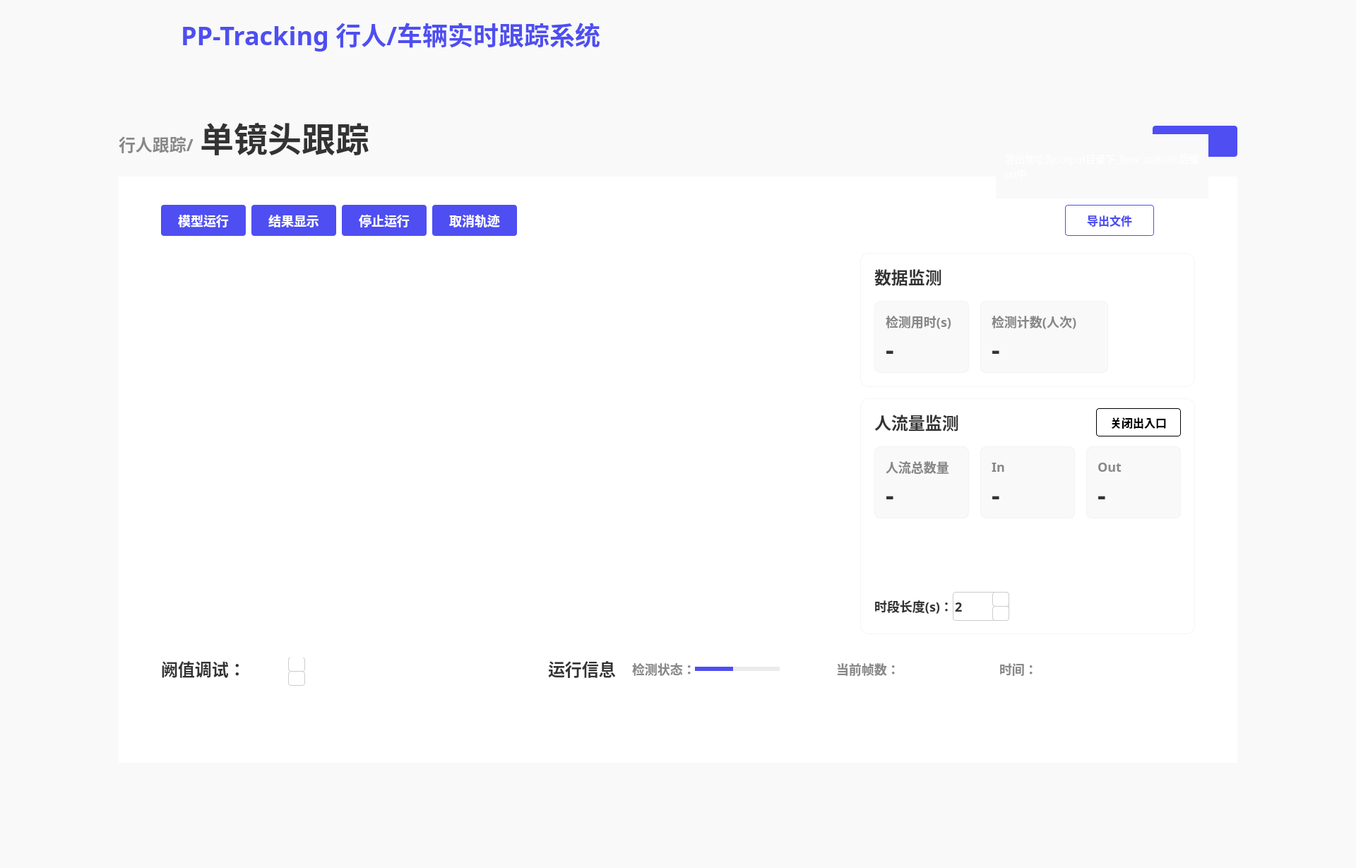
<?xml version="1.0" encoding="UTF-8"?>
<ui version="4.0">
 <class>MainWindow</class>
 <widget class="QMainWindow" name="MainWindow">
  <property name="geometry">
   <rect>
    <x>0</x>
    <y>0</y>
    <width>1920</width>
    <height>1229</height>
   </rect>
  </property>
  <property name="windowTitle">
   <string>MainWindow</string>
  </property>
  <widget class="QWidget" name="centralwidget">
   <property name="styleSheet">
    <string notr="true">QWidget{
background:#F9F9F9;
}</string>
   </property>
   <widget class="QLabel" name="label_2">
    <property name="geometry">
     <rect>
      <x>10</x>
      <y>10</y>
      <width>171</width>
      <height>81</height>
     </rect>
    </property>
    <property name="text">
     <string/>
    </property>
    <property name="pixmap">
     <pixmap resource="../firstSource.qrc">:/1/source/first/PP.PNG</pixmap>
    </property>
    <property name="scaledContents">
     <bool>true</bool>
    </property>
   </widget>
   <widget class="QLabel" name="label_3">
    <property name="geometry">
     <rect>
      <x>0</x>
      <y>0</y>
      <width>1920</width>
      <height>96</height>
     </rect>
    </property>
    <property name="styleSheet">
     <string notr="true">QLabel{
width: 1920px;
height: 96px;
background: #F9F9F9;
box-shadow: 0px 4px 0px 0px rgba(221, 221, 221, 0.3);
}</string>
    </property>
    <property name="text">
     <string/>
    </property>
   </widget>
   <widget class="QLabel" name="label">
    <property name="geometry">
     <rect>
      <x>0</x>
      <y>0</y>
      <width>212</width>
      <height>112</height>
     </rect>
    </property>
    <property name="styleSheet">
     <string notr="true">QLabel{
width: 212px;
height: 112px;
background: linear-gradient(270deg, #5453FF 0%, #553BD2 100%);
box-shadow: 0px 0px 20px 0px rgba(109, 80, 249, 0.4);
}</string>
    </property>
    <property name="text">
     <string/>
    </property>
    <property name="pixmap">
     <pixmap resource="../firstSource.qrc">:/1/source/first/1.PNG</pixmap>
    </property>
    <property name="scaledContents">
     <bool>true</bool>
    </property>
   </widget>
   <widget class="QLabel" name="label_4">
    <property name="geometry">
     <rect>
      <x>256</x>
      <y>22</y>
      <width>651</width>
      <height>52</height>
     </rect>
    </property>
    <property name="styleSheet">
     <string notr="true">QLabel{
width: 592px;
height: 52px;
font-size: 36px;
font-family: AlibabaPuHuiTi_2_75_SemiBold;
background: #F9F9F9;
color: #4E4EF2;
line-height: 52px;
font-weight: bold;
}</string>
    </property>
    <property name="text">
     <string>PP-Tracking 行人/车辆实时跟踪系统</string>
    </property>
   </widget>
   <widget class="QLabel" name="label_5">
    <property name="geometry">
     <rect>
      <x>168</x>
      <y>188</y>
      <width>121</width>
      <height>32</height>
     </rect>
    </property>
    <property name="styleSheet">
     <string notr="true">QLabel{
width: 107px;
height: 32px;
font-size: 24px;
font-family: AlibabaPuHuiTi_2_85_Bold;
color: #888888;
line-height: 32px;
font-weight:bold
}</string>
    </property>
    <property name="text">
     <string>行人跟踪/</string>
    </property>
   </widget>
   <widget class="QLabel" name="label_6">
    <property name="geometry">
     <rect>
      <x>283</x>
      <y>168</y>
      <width>251</width>
      <height>52</height>
     </rect>
    </property>
    <property name="styleSheet">
     <string notr="true">QLabel{
width: 237px;
height: 52px;
font-size: 48px;
font-family: AlibabaPuHuiTi_2_55_Regular;
color: #333333;
line-height: 52px;
font-weight:bold;
}</string>
    </property>
    <property name="text">
     <string>单镜头跟踪</string>
    </property>
   </widget>
   <widget class="QWidget" name="widget" native="true">
    <property name="geometry">
     <rect>
      <x>168</x>
      <y>250</y>
      <width>1584</width>
      <height>830</height>
     </rect>
    </property>
    <property name="layoutDirection">
     <enum>Qt::LeftToRight</enum>
    </property>
    <property name="styleSheet">
     <string notr="true">QWidget{
width: 1584px;
height: 830px;
background: #FFFFFF;
}</string>
    </property>
    <widget class="QPushButton" name="pushButton">
     <property name="geometry">
      <rect>
       <x>60</x>
       <y>40</y>
       <width>120</width>
       <height>44</height>
      </rect>
     </property>
     <property name="styleSheet">
      <string notr="true">QPushButton{
font-size: 18px;
font-family: AlibabaPuHuiTi_2_65_Medium;
color: #FFFFFF;	
line-height: 26px;

width: 120px;
height: 44px;
background: #4E4EF2;
border-radius: 4px;
font-weight: bold;
}

QPushButton:hover{
width: 120px;
height: 44px;
background: rgba(78, 78, 242, 204);
border-radius: 4px;
opacity: 0.8;

font-size: 18px;
font-family: AlibabaPuHuiTi_2_65_Medium;
color: #FFFFFF;	
line-height: 26px;
font-weight: bold;
}</string>
     </property>
     <property name="text">
      <string>模型运行</string>
     </property>
    </widget>
    <widget class="QPushButton" name="pushButton_2">
     <property name="geometry">
      <rect>
       <x>188</x>
       <y>40</y>
       <width>120</width>
       <height>44</height>
      </rect>
     </property>
     <property name="styleSheet">
      <string notr="true">QPushButton{
font-size: 18px;
font-family: AlibabaPuHuiTi_2_65_Medium;
color: #FFFFFF;	
line-height: 26px;

width: 120px;
height: 44px;
background: #4E4EF2;
border-radius: 4px;
font-weight: bold;
}

QPushButton:hover{
width: 120px;
height: 44px;
background: rgba(78, 78, 242, 204);
border-radius: 4px;
opacity: 0.8;

font-size: 18px;
font-family: AlibabaPuHuiTi_2_65_Medium;
color: #FFFFFF;	
line-height: 26px;
font-weight: bold;
}

QPushButton:click{
width: 120px;
height: 44px;
background: #4242D3;
border-radius: 4px;

font-size: 18px;
font-family: AlibabaPuHuiTi_2_65_Medium;
color: #FFFFFF;	
line-height: 26px;
font-weight: bold;
}</string>
     </property>
     <property name="text">
      <string>结果显示</string>
     </property>
    </widget>
    <widget class="QPushButton" name="pushButton_3">
     <property name="geometry">
      <rect>
       <x>316</x>
       <y>40</y>
       <width>120</width>
       <height>44</height>
      </rect>
     </property>
     <property name="styleSheet">
      <string notr="true">QPushButton{
font-size: 18px;
font-family: AlibabaPuHuiTi_2_65_Medium;
color: #FFFFFF;	
line-height: 26px;

width: 120px;
height: 44px;
background: #4E4EF2;
border-radius: 4px;
font-weight: bold;
}

QPushButton:hover{
width: 120px;
height: 44px;
background: rgba(78, 78, 242, 204);
border-radius: 4px;
opacity: 0.8;

font-size: 18px;
font-family: AlibabaPuHuiTi_2_65_Medium;
color: #FFFFFF;	
line-height: 26px;
font-weight: bold;
}

QPushButton:click{
width: 120px;
height: 44px;
background: #4242D3;
border-radius: 4px;

font-size: 18px;
font-family: AlibabaPuHuiTi_2_65_Medium;
color: #FFFFFF;	
line-height: 26px;
font-weight: bold;
}</string>
     </property>
     <property name="text">
      <string>停止运行</string>
     </property>
    </widget>
    <widget class="QPushButton" name="pushButton_4">
     <property name="geometry">
      <rect>
       <x>444</x>
       <y>40</y>
       <width>120</width>
       <height>44</height>
      </rect>
     </property>
     <property name="styleSheet">
      <string notr="true">QPushButton{
font-size: 18px;
font-family: AlibabaPuHuiTi_2_65_Medium;
color: #FFFFFF;	
line-height: 26px;

width: 120px;
height: 44px;
background: #4E4EF2;
border-radius: 4px;
font-weight: bold;
}

QPushButton:hover{
width: 120px;
height: 44px;
background: rgba(78, 78, 242, 204);
border-radius: 4px;
opacity: 0.8;

font-size: 18px;
font-family: AlibabaPuHuiTi_2_65_Medium;
color: #FFFFFF;	
line-height: 26px;
font-weight: bold;
}

QPushButton:click{
width: 120px;
height: 44px;
background: #4242D3;
border-radius: 4px;

font-size: 18px;
font-family: AlibabaPuHuiTi_2_65_Medium;
color: #FFFFFF;	
line-height: 26px;
font-weight: bold;
}</string>
     </property>
     <property name="text">
      <string>取消轨迹</string>
     </property>
    </widget>
    <widget class="QLabel" name="label_7">
     <property name="geometry">
      <rect>
       <x>60</x>
       <y>108</y>
       <width>960</width>
       <height>540</height>
      </rect>
     </property>
     <property name="styleSheet">
      <string notr="true">QLabel{
width: 960px;
height: 540px;
}</string>
     </property>
     <property name="text">
      <string/>
     </property>
    </widget>
    <widget class="QLabel" name="label_8">
     <property name="geometry">
      <rect>
       <x>60</x>
       <y>679</y>
       <width>111</width>
       <height>36</height>
      </rect>
     </property>
     <property name="styleSheet">
      <string notr="true">QLabel{
width: 119px;
height: 36px;
font-size: 24px;
font-family: AlibabaPuHuiTi_2_65_Medium;
color: #333333;
line-height: 36px;
font-weight:bold;
}</string>
     </property>
     <property name="text">
      <string>阙值调试：</string>
     </property>
    </widget>
    <widget class="QLabel" name="label_12">
     <property name="geometry">
      <rect>
       <x>608</x>
       <y>679</y>
       <width>111</width>
       <height>36</height>
      </rect>
     </property>
     <property name="styleSheet">
      <string notr="true">QLabel{
width: 119px;
height: 36px;
font-size: 24px;
font-family: AlibabaPuHuiTi_2_65_Medium;
color: #333333;
line-height: 36px;
font-weight:bold;
}</string>
     </property>
     <property name="text">
      <string>运行信息</string>
     </property>
    </widget>
    <widget class="QLabel" name="label_13">
     <property name="geometry">
      <rect>
       <x>727</x>
       <y>684</y>
       <width>89</width>
       <height>26</height>
      </rect>
     </property>
     <property name="styleSheet">
      <string notr="true">QLabel{
width: 89px;
height: 26px;
font-size: 18px;
font-family: AlibabaPuHuiTi_2_65_Medium;
color: #888888;
line-height: 26px;
font-weight:bold;
}</string>
     </property>
     <property name="text">
      <string>检测状态：</string>
     </property>
    </widget>
    <widget class="QPushButton" name="pushButton_8">
     <property name="geometry">
      <rect>
       <x>1340</x>
       <y>40</y>
       <width>126</width>
       <height>44</height>
      </rect>
     </property>
     <property name="whatsThis">
      <string>&lt;html&gt;&lt;head/&gt;&lt;body&gt;&lt;p&gt;3411212&lt;/p&gt;&lt;/body&gt;&lt;/html&gt;</string>
     </property>
     <property name="styleSheet">
      <string notr="true">QPushButton{
width: 120px;
height: 40px;
border-radius: 4px;
border: 1px solid #4E4EF2;
font-weight:bold;

font-size: 16px;
font-family: AlibabaPuHuiTi_2_65_Medium;
color: #4E4EF2;
line-height: 24px;
}
QPushButton:hover{
width: 120px;
height: 44px;
background: rgba(255, 255, 255, 204);
border-radius: 4px;
border: 1px solid rgba(78, 78, 242, 204);

font-weight:bold;
font-size: 16px;
font-family: AlibabaPuHuiTi_2_65_Medium;
color: rgba(78, 78, 242, 204);
line-height: 24px;
}</string>
     </property>
     <property name="text">
      <string>导出文件</string>
     </property>
    </widget>
    <widget class="QWidget" name="widget_2" native="true">
     <property name="geometry">
      <rect>
       <x>1050</x>
       <y>108</y>
       <width>474</width>
       <height>190</height>
      </rect>
     </property>
     <property name="styleSheet">
      <string notr="true">QWidget{
width: 474px;
height: 190px;
background: #FFFFFF;
box-shadow: 0px 0px 50px 0px rgba(0, 0, 0, 0.06);
border-radius: 12px;
border: 1px solid rgba(221, 221, 221, 0.3);
}</string>
     </property>
     <widget class="QLabel" name="label_14">
      <property name="geometry">
       <rect>
        <x>20</x>
        <y>16</y>
        <width>111</width>
        <height>36</height>
       </rect>
      </property>
      <property name="styleSheet">
       <string notr="true">QLabel{
width: 95px;
height: 36px;
font-size: 24px;
font-family: AlibabaPuHuiTi_2_65_Medium;
color: #333333;
line-height: 36px;

border-radius: 0px;
border: 0px solid rgba(221, 221, 221, 0.3);

font-weight:bold;
}</string>
      </property>
      <property name="text">
       <string>数据监测</string>
      </property>
     </widget>
     <widget class="QWidget" name="widget_4" native="true">
      <property name="geometry">
       <rect>
        <x>20</x>
        <y>68</y>
        <width>134</width>
        <height>102</height>
       </rect>
      </property>
      <property name="styleSheet">
       <string notr="true">QWidget{
width: 134px;
height: 102px;
background: #F9F9F9;
border-radius: 8px;
}</string>
      </property>
      <widget class="QLabel" name="label_25">
       <property name="geometry">
        <rect>
         <x>16</x>
         <y>16</y>
         <width>111</width>
         <height>26</height>
        </rect>
       </property>
       <property name="styleSheet">
        <string notr="true">QLabel{
width: 102px;
height: 26px;
font-size: 18px;
font-family: AlibabaPuHuiTi_2_65_Medium;
color: #888888;
line-height: 26px;
font-weight:bold;

border-radius: 0px;
border:0px
}</string>
       </property>
       <property name="text">
        <string>检测用时(s)</string>
       </property>
      </widget>
      <widget class="QLabel" name="label_26">
       <property name="geometry">
        <rect>
         <x>16</x>
         <y>50</y>
         <width>101</width>
         <height>36</height>
        </rect>
       </property>
       <property name="styleSheet">
        <string notr="true">QLabel{
width: 25px;
height: 36px;
font-size: 36px;
font-family: AlibabaPuHuiTi_2_85_Bold;
color: #333333;
line-height: 36px;
font-weight:bold;

border-radius:0px;
border:0px
}</string>
       </property>
       <property name="text">
        <string>-</string>
       </property>
      </widget>
     </widget>
     <widget class="QWidget" name="widget_5" native="true">
      <property name="geometry">
       <rect>
        <x>170</x>
        <y>68</y>
        <width>181</width>
        <height>102</height>
       </rect>
      </property>
      <property name="styleSheet">
       <string notr="true">QWidget{
width: 134px;
height: 102px;
background: #F9F9F9;
border-radius: 8px;
}</string>
      </property>
      <widget class="QLabel" name="label_27">
       <property name="geometry">
        <rect>
         <x>16</x>
         <y>16</y>
         <width>131</width>
         <height>26</height>
        </rect>
       </property>
       <property name="styleSheet">
        <string notr="true">QLabel{
width: 102px;
height: 26px;
font-size: 18px;
font-family: AlibabaPuHuiTi_2_65_Medium;
color: #888888;
line-height: 26px;
font-weight:bold;

border-radius: 0px;
border:0px
}</string>
       </property>
       <property name="text">
        <string>检测计数(人次)</string>
       </property>
      </widget>
      <widget class="QLabel" name="label_28">
       <property name="geometry">
        <rect>
         <x>16</x>
         <y>50</y>
         <width>101</width>
         <height>36</height>
        </rect>
       </property>
       <property name="styleSheet">
        <string notr="true">QLabel{
width: 25px;
height: 36px;
font-size: 36px;
font-family: AlibabaPuHuiTi_2_85_Bold;
color: #333333;
line-height: 36px;
font-weight:bold;

border-radius:0px;
border:0px
}</string>
       </property>
       <property name="text">
        <string>-</string>
       </property>
      </widget>
     </widget>
    </widget>
    <widget class="QWidget" name="widget_3" native="true">
     <property name="geometry">
      <rect>
       <x>1050</x>
       <y>314</y>
       <width>474</width>
       <height>334</height>
      </rect>
     </property>
     <property name="styleSheet">
      <string notr="true">QWidget{
width: 474px;
height: 334px;
background: #FFFFFF;
box-shadow: 0px 0px 50px 0px rgba(0, 0, 0, 0.06);
border-radius: 12px;
border: 1px solid rgba(221, 221, 221, 0.3);
}
</string>
     </property>
     <widget class="QLabel" name="label_15">
      <property name="geometry">
       <rect>
        <x>20</x>
        <y>16</y>
        <width>141</width>
        <height>36</height>
       </rect>
      </property>
      <property name="styleSheet">
       <string notr="true">QLabel{
border-radius: 0px;
border: 0px solid rgba(221, 221, 221, 0.3);
font-weight:bold;
width: 119px;
height: 36px;
font-size: 24px;
font-family: AlibabaPuHuiTi_2_65_Medium;
color: #333333;
line-height: 36px;
}</string>
      </property>
      <property name="text">
       <string>人流量监测</string>
      </property>
     </widget>
     <widget class="QPushButton" name="pushButton_10">
      <property name="geometry">
       <rect>
        <x>334</x>
        <y>14</y>
        <width>120</width>
        <height>40</height>
       </rect>
      </property>
      <property name="styleSheet">
       <string notr="true">QPushButton{
width: 120px;
height: 40px;
border-radius: 4px;
border: 1px solid ;
font-weight:bold;

font-size: 16px;
font-family: AlibabaPuHuiTi_2_65_Medium;

line-height: 24px;
}
QPushButton:hover{
width: 120px;
height: 44px;
background: rgba(255, 255, 255, 204);
border-radius: 4px;
border: 1px solid rgba(78, 78, 242, 204);

font-weight:bold;
font-size: 16px;
color: rgba(78, 78, 242, 204);
font-family: AlibabaPuHuiTi_2_65_Medium;
line-height: 24px;
}</string>
      </property>
      <property name="text">
       <string>关闭出入口</string>
      </property>
     </widget>
     <widget class="QLabel" name="label_16">
      <property name="geometry">
       <rect>
        <x>20</x>
        <y>281</y>
        <width>111</width>
        <height>26</height>
       </rect>
      </property>
      <property name="styleSheet">
       <string notr="true">QLabel{
width: 111px;
height: 26px;
font-size: 18px;
font-family: AlibabaPuHuiTi_2_55_Regular;
color: #333333;
line-height: 26px;
font-weight:bold;
border-radius: 0px;
border: 0px solid rgba(221, 221, 221, 0.3);
}</string>
      </property>
      <property name="text">
       <string>时段长度(s)：</string>
      </property>
     </widget>
     <widget class="QLineEdit" name="lineEdit_2">
      <property name="geometry">
       <rect>
        <x>131</x>
        <y>274</y>
        <width>80</width>
        <height>41</height>
       </rect>
      </property>
      <property name="styleSheet">
       <string notr="true">QLineEdit{
width: 80px;
height: 40px;
background: #FFFFFF;
border-radius: 4px;
border: 1px solid #CCCCCC;

font-size: 18px;
font-family: AlibabaPuHuiTi_2_65_Medium;
color: #333333;
line-height: 26px;
font-weight:bold;
}</string>
      </property>
      <property name="text">
       <string>2</string>
      </property>
     </widget>
     <widget class="QLabel" name="label_9">
      <property name="geometry">
       <rect>
        <x>187</x>
        <y>274</y>
        <width>24</width>
        <height>21</height>
       </rect>
      </property>
      <property name="styleSheet">
       <string notr="true">QLabel{
width: 24px;
height: 21px;
background: #FFFFFF;
border-radius: 4px 4px 0px 0px;
border: 1px solid #CCCCCC;
}</string>
      </property>
      <property name="text">
       <string/>
      </property>
     </widget>
     <widget class="QLabel" name="label_17">
      <property name="geometry">
       <rect>
        <x>187</x>
        <y>294</y>
        <width>24</width>
        <height>21</height>
       </rect>
      </property>
      <property name="styleSheet">
       <string notr="true">QLabel{
width: 24px;
height: 21px;
background: #FFFFFF;
border-radius:4px;
border: 1px solid #CCCCCC;
}</string>
      </property>
      <property name="text">
       <string/>
      </property>
     </widget>
     <widget class="QPushButton" name="pushButton_5">
      <property name="geometry">
       <rect>
        <x>191</x>
        <y>276</y>
        <width>16</width>
        <height>16</height>
       </rect>
      </property>
      <property name="styleSheet">
       <string notr="true">QPushButton{
image:url(:/1/source/second/normal_triangle_up.png);
border:0px
}

QPushButton:hover{
image:url(:/1/source/second/light_up.png);
border:0px
}</string>
      </property>
      <property name="text">
       <string/>
      </property>
     </widget>
     <widget class="QPushButton" name="pushButton_6">
      <property name="geometry">
       <rect>
        <x>191</x>
        <y>296</y>
        <width>16</width>
        <height>16</height>
       </rect>
      </property>
      <property name="styleSheet">
       <string notr="true">QPushButton{
image:url(:/1/source/second/normal_triangle_down.png);
border:0px
}
QPushButton:hover{
image:url(:/1/source/second/light_down.png);
border:0px
}</string>
      </property>
      <property name="text">
       <string/>
      </property>
     </widget>
     <widget class="QWidget" name="widget_7" native="true">
      <property name="geometry">
       <rect>
        <x>20</x>
        <y>68</y>
        <width>134</width>
        <height>102</height>
       </rect>
      </property>
      <property name="styleSheet">
       <string notr="true">QWidget{
width: 134px;
height: 102px;
background: #F9F9F9;
border-radius: 8px;
}</string>
      </property>
      <widget class="QLabel" name="label_31">
       <property name="geometry">
        <rect>
         <x>16</x>
         <y>16</y>
         <width>111</width>
         <height>26</height>
        </rect>
       </property>
       <property name="styleSheet">
        <string notr="true">QLabel{
width: 102px;
height: 26px;
font-size: 18px;
font-family: AlibabaPuHuiTi_2_65_Medium;
color: #888888;
line-height: 26px;
font-weight:bold;

border-radius: 0px;
border:0px
}</string>
       </property>
       <property name="text">
        <string>人流总数量</string>
       </property>
      </widget>
      <widget class="QLabel" name="label_32">
       <property name="geometry">
        <rect>
         <x>16</x>
         <y>50</y>
         <width>101</width>
         <height>36</height>
        </rect>
       </property>
       <property name="styleSheet">
        <string notr="true">QLabel{
width: 25px;
height: 36px;
font-size: 36px;
font-family: AlibabaPuHuiTi_2_85_Bold;
color: #333333;
line-height: 36px;
font-weight:bold;

border-radius:0px;
border:0px
}</string>
       </property>
       <property name="text">
        <string>-</string>
       </property>
      </widget>
     </widget>
     <widget class="QWidget" name="widget_9" native="true">
      <property name="geometry">
       <rect>
        <x>170</x>
        <y>68</y>
        <width>134</width>
        <height>102</height>
       </rect>
      </property>
      <property name="styleSheet">
       <string notr="true">QWidget{
width: 134px;
height: 102px;
background: #F9F9F9;
border-radius: 8px;
}</string>
      </property>
      <widget class="QLabel" name="label_33">
       <property name="geometry">
        <rect>
         <x>16</x>
         <y>16</y>
         <width>111</width>
         <height>26</height>
        </rect>
       </property>
       <property name="styleSheet">
        <string notr="true">QLabel{
width: 102px;
height: 26px;
font-size: 18px;
font-family: AlibabaPuHuiTi_2_65_Medium;
color: #888888;
line-height: 26px;
font-weight:bold;

border-radius: 0px;
border:0px
}</string>
       </property>
       <property name="text">
        <string>In</string>
       </property>
      </widget>
      <widget class="QLabel" name="label_34">
       <property name="geometry">
        <rect>
         <x>16</x>
         <y>50</y>
         <width>101</width>
         <height>36</height>
        </rect>
       </property>
       <property name="styleSheet">
        <string notr="true">QLabel{
width: 25px;
height: 36px;
font-size: 36px;
font-family: AlibabaPuHuiTi_2_85_Bold;
color: #333333;
line-height: 36px;
font-weight:bold;

border-radius:0px;
border:0px
}</string>
       </property>
       <property name="text">
        <string>-</string>
       </property>
      </widget>
     </widget>
     <widget class="QWidget" name="widget_10" native="true">
      <property name="geometry">
       <rect>
        <x>320</x>
        <y>68</y>
        <width>134</width>
        <height>102</height>
       </rect>
      </property>
      <property name="styleSheet">
       <string notr="true">QWidget{
width: 134px;
height: 102px;
background: #F9F9F9;
border-radius: 8px;
}</string>
      </property>
      <widget class="QLabel" name="label_35">
       <property name="geometry">
        <rect>
         <x>16</x>
         <y>16</y>
         <width>111</width>
         <height>26</height>
        </rect>
       </property>
       <property name="styleSheet">
        <string notr="true">QLabel{
width: 102px;
height: 26px;
font-size: 18px;
font-family: AlibabaPuHuiTi_2_65_Medium;
color: #888888;
line-height: 26px;
font-weight:bold;

border-radius: 0px;
border:0px
}</string>
       </property>
       <property name="text">
        <string>Out</string>
       </property>
      </widget>
      <widget class="QLabel" name="label_36">
       <property name="geometry">
        <rect>
         <x>16</x>
         <y>50</y>
         <width>101</width>
         <height>36</height>
        </rect>
       </property>
       <property name="styleSheet">
        <string notr="true">QLabel{
width: 25px;
height: 36px;
font-size: 36px;
font-family: AlibabaPuHuiTi_2_85_Bold;
color: #333333;
line-height: 36px;
font-weight:bold;

border-radius:0px;
border:0px
}</string>
       </property>
       <property name="text">
        <string>-</string>
       </property>
      </widget>
     </widget>
     <zorder>lineEdit_2</zorder>
     <zorder>label_15</zorder>
     <zorder>pushButton_10</zorder>
     <zorder>label_16</zorder>
     <zorder>label_9</zorder>
     <zorder>pushButton_5</zorder>
     <zorder>label_17</zorder>
     <zorder>pushButton_6</zorder>
     <zorder>widget_7</zorder>
     <zorder>widget_9</zorder>
     <zorder>widget_10</zorder>
    </widget>
    <widget class="QLabel" name="label_22">
     <property name="geometry">
      <rect>
       <x>1016</x>
       <y>684</y>
       <width>89</width>
       <height>26</height>
      </rect>
     </property>
     <property name="styleSheet">
      <string notr="true">QLabel{
width: 89px;
height: 26px;
font-size: 18px;
font-family: AlibabaPuHuiTi_2_65_Medium;
color: #888888;
line-height: 26px;
font-weight:bold;
}</string>
     </property>
     <property name="text">
      <string>当前帧数：</string>
     </property>
    </widget>
    <widget class="QLabel" name="label_23">
     <property name="geometry">
      <rect>
       <x>1247</x>
       <y>684</y>
       <width>51</width>
       <height>26</height>
      </rect>
     </property>
     <property name="styleSheet">
      <string notr="true">QLabel{
width: 89px;
height: 26px;
font-size: 18px;
font-family: AlibabaPuHuiTi_2_65_Medium;
color: #888888;
line-height: 26px;
font-weight:bold;
}</string>
     </property>
     <property name="text">
      <string>时间：</string>
     </property>
    </widget>
    <widget class="QWidget" name="widget_8" native="true">
     <property name="geometry">
      <rect>
       <x>816</x>
       <y>694</y>
       <width>120</width>
       <height>6</height>
      </rect>
     </property>
     <property name="styleSheet">
      <string notr="true">QWidget{
width: 120px;
height: 6px;
background: rgba(221, 221, 221, 0.6);
border-radius: 5px;
}</string>
     </property>
     <widget class="QLabel" name="label_progressBar">
      <property name="geometry">
       <rect>
        <x>0</x>
        <y>0</y>
        <width>54</width>
        <height>6</height>
       </rect>
      </property>
      <property name="styleSheet">
       <string notr="true">QLabel{
width: 70px;
height: 6px;
background: #4E4EF2;
border-radius: 5px;
}</string>
      </property>
      <property name="text">
       <string/>
      </property>
     </widget>
    </widget>
    <widget class="QLabel" name="label_progressBar_num">
     <property name="geometry">
      <rect>
       <x>829</x>
       <y>654</y>
       <width>91</width>
       <height>36</height>
      </rect>
     </property>
     <property name="styleSheet">
      <string notr="true">QLabel{
width: 48px;
height: 36px;
font-size: 24px;
font-family: AlibabaPuHuiTi_2_65_Medium;
color: #4E4EF2;
line-height: 36px;
font-weight:bold
}</string>
     </property>
     <property name="text">
      <string/>
     </property>
    </widget>
    <widget class="QLabel" name="label_frames">
     <property name="geometry">
      <rect>
       <x>1105</x>
       <y>684</y>
       <width>111</width>
       <height>26</height>
      </rect>
     </property>
     <property name="styleSheet">
      <string notr="true">QLabel{
width: 89px;
height: 26px;
font-size: 18px;
font-family: AlibabaPuHuiTi_2_65_Medium;
color: #888888;
line-height: 26px;
font-weight:bold;
}</string>
     </property>
     <property name="text">
      <string/>
     </property>
    </widget>
    <widget class="QLabel" name="label_time">
     <property name="geometry">
      <rect>
       <x>1301</x>
       <y>684</y>
       <width>251</width>
       <height>26</height>
      </rect>
     </property>
     <property name="styleSheet">
      <string notr="true">QLabel{
width: 89px;
height: 26px;
font-size: 18px;
font-family: AlibabaPuHuiTi_2_65_Medium;
color: #888888;
line-height: 26px;
font-weight:bold;
}</string>
     </property>
     <property name="text">
      <string/>
     </property>
    </widget>
    <widget class="QLabel" name="label_10">
     <property name="geometry">
      <rect>
       <x>240</x>
       <y>680</y>
       <width>24</width>
       <height>21</height>
      </rect>
     </property>
     <property name="styleSheet">
      <string notr="true">QLabel{
width: 24px;
height: 21px;
background: #FFFFFF;
border-radius: 4px 4px 0px 0px;
border: 1px solid #CCCCCC;
}</string>
     </property>
     <property name="text">
      <string/>
     </property>
    </widget>
    <widget class="QLabel" name="label_18">
     <property name="geometry">
      <rect>
       <x>240</x>
       <y>700</y>
       <width>24</width>
       <height>21</height>
      </rect>
     </property>
     <property name="styleSheet">
      <string notr="true">QLabel{
width: 24px;
height: 21px;
background: #FFFFFF;
border-radius:4px;
border: 1px solid #CCCCCC;
}</string>
     </property>
     <property name="text">
      <string/>
     </property>
    </widget>
    <widget class="QPushButton" name="pushButton_7">
     <property name="geometry">
      <rect>
       <x>244</x>
       <y>682</y>
       <width>16</width>
       <height>16</height>
      </rect>
     </property>
     <property name="styleSheet">
      <string notr="true">QPushButton{
image:url(:/1/source/second/normal_triangle_up.png);
border:0px
}

QPushButton:hover{
image:url(:/1/source/second/light_up.png);
border:0px
}</string>
     </property>
     <property name="text">
      <string/>
     </property>
    </widget>
    <widget class="QPushButton" name="pushButton_11">
     <property name="geometry">
      <rect>
       <x>244</x>
       <y>702</y>
       <width>16</width>
       <height>16</height>
      </rect>
     </property>
     <property name="styleSheet">
      <string notr="true">QPushButton{
image:url(:/1/source/second/normal_triangle_down.png);
border:0px
}
QPushButton:hover{
image:url(:/1/source/second/light_down.png);
border:0px
}</string>
     </property>
     <property name="text">
      <string/>
     </property>
    </widget>
    <widget class="QLabel" name="label_confi_tip">
     <property name="geometry">
      <rect>
       <x>70</x>
       <y>590</y>
       <width>301</width>
       <height>91</height>
      </rect>
     </property>
     <property name="styleSheet">
      <string notr="true">QLabel{
width: 300px;
height: 108px;
opacity: 0.1;
background:url(:/1/source/second/ToolTip.PNG);
background-repeat: no-repeat;

font-size: 14px;
font-family: AlibabaPuHuiTi_2_55_Regular;
color: #FFFFFF;
line-height: 22px;
padding:10px
}</string>
     </property>
     <property name="text">
      <string>请在导入视频前调试阈值；阈值默认值：0.5 </string>
     </property>
     <property name="scaledContents">
      <bool>true</bool>
     </property>
     <property name="alignment">
      <set>Qt::AlignLeading|Qt::AlignLeft|Qt::AlignVCenter</set>
     </property>
     <property name="wordWrap">
      <bool>true</bool>
     </property>
    </widget>
   </widget>
   <widget class="QLabel" name="label_txt_tip">
    <property name="geometry">
     <rect>
      <x>1410</x>
      <y>190</y>
      <width>301</width>
      <height>91</height>
     </rect>
    </property>
    <property name="styleSheet">
     <string notr="true">QLabel{
width: 300px;
height: 108px;
opacity: 0.1;
background:url(:/1/source/second/ToolTip.PNG);
background-repeat: no-repeat;

font-size: 14px;
font-family: AlibabaPuHuiTi_2_55_Regular;
color: #FFFFFF;
line-height: 22px;
padding:10px
}</string>
    </property>
    <property name="text">
     <string>导出地址为output目录下_flow_statistic后缀txt中</string>
    </property>
    <property name="scaledContents">
     <bool>true</bool>
    </property>
    <property name="alignment">
     <set>Qt::AlignLeading|Qt::AlignLeft|Qt::AlignVCenter</set>
    </property>
    <property name="wordWrap">
     <bool>true</bool>
    </property>
   </widget>
   <widget class="QPushButton" name="pushButton_13">
    <property name="geometry">
     <rect>
      <x>1632</x>
      <y>178</y>
      <width>120</width>
      <height>44</height>
     </rect>
    </property>
    <property name="styleSheet">
     <string notr="true">QPushButton{
font-size: 18px;
font-family: AlibabaPuHuiTi_2_65_Medium;
color: #FFFFFF;	
line-height: 26px;

width: 120px;
height: 44px;
background: #4E4EF2;
border-radius: 4px;
font-weight: bold;
}

QPushButton:hover{
width: 120px;
height: 44px;
background: rgba(78, 78, 242, 204);
border-radius: 4px;
opacity: 0.8;

font-size: 18px;
font-family: AlibabaPuHuiTi_2_65_Medium;
color: #FFFFFF;	
line-height: 26px;
font-weight: bold;
}

QPushButton:click{
width: 120px;
height: 44px;
background: #4242D3;
border-radius: 4px;

font-size: 18px;
font-family: AlibabaPuHuiTi_2_65_Medium;
color: #FFFFFF;	
line-height: 26px;
font-weight: bold;
}</string>
    </property>
    <property name="text">
     <string>返回</string>
    </property>
   </widget>
   <zorder>label_3</zorder>
   <zorder>label</zorder>
   <zorder>label_4</zorder>
   <zorder>label_2</zorder>
   <zorder>label_5</zorder>
   <zorder>label_6</zorder>
   <zorder>widget</zorder>
   <zorder>pushButton_13</zorder>
   <zorder>label_txt_tip</zorder>
  </widget>
 </widget>
 <resources>
  <include location="../firstSource.qrc"/>
  <include location="../secondSource.qrc"/>
  <include location="../../../../.designer/firstSource.qrc"/>
 </resources>
 <connections/>
</ui>
